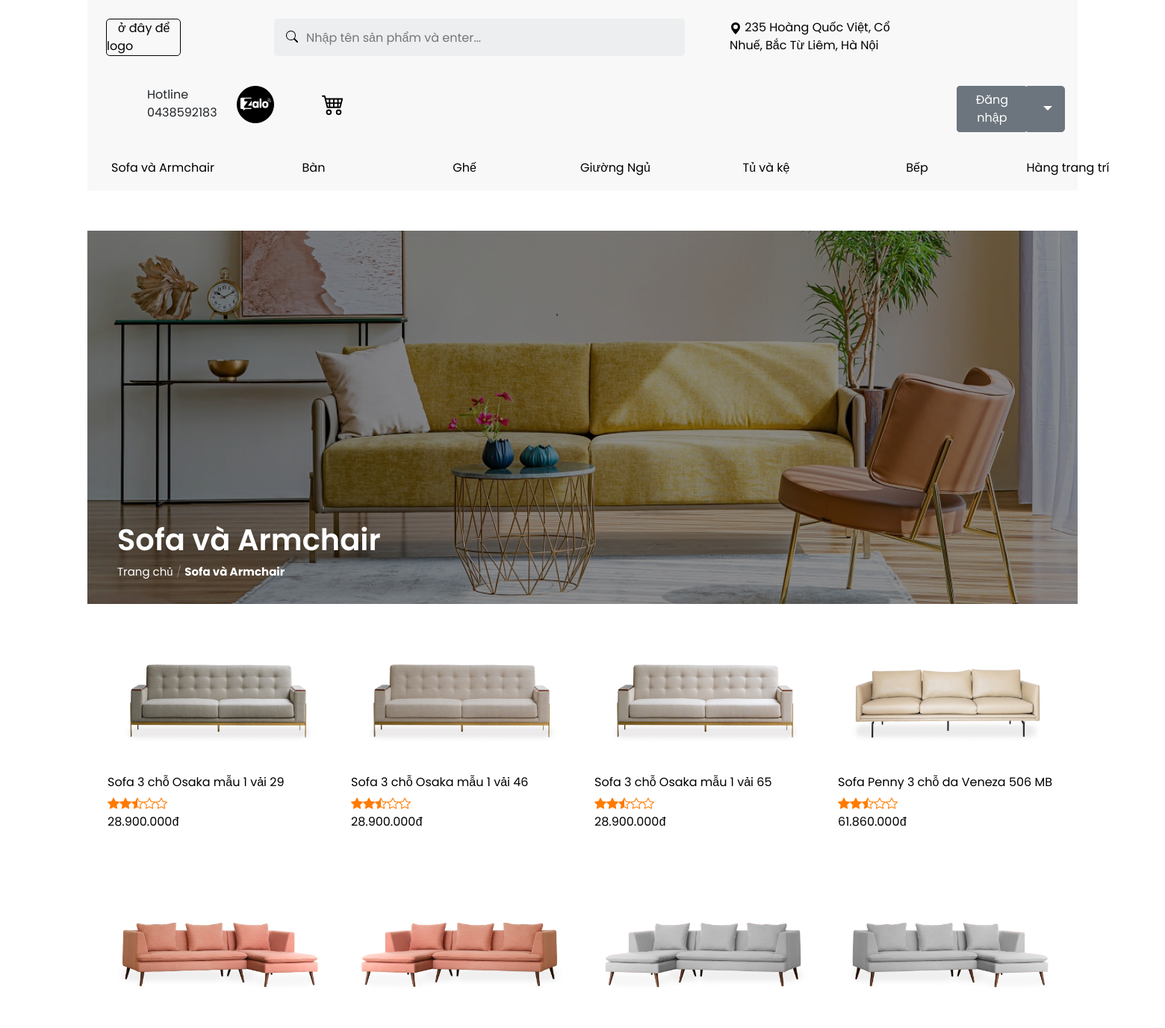
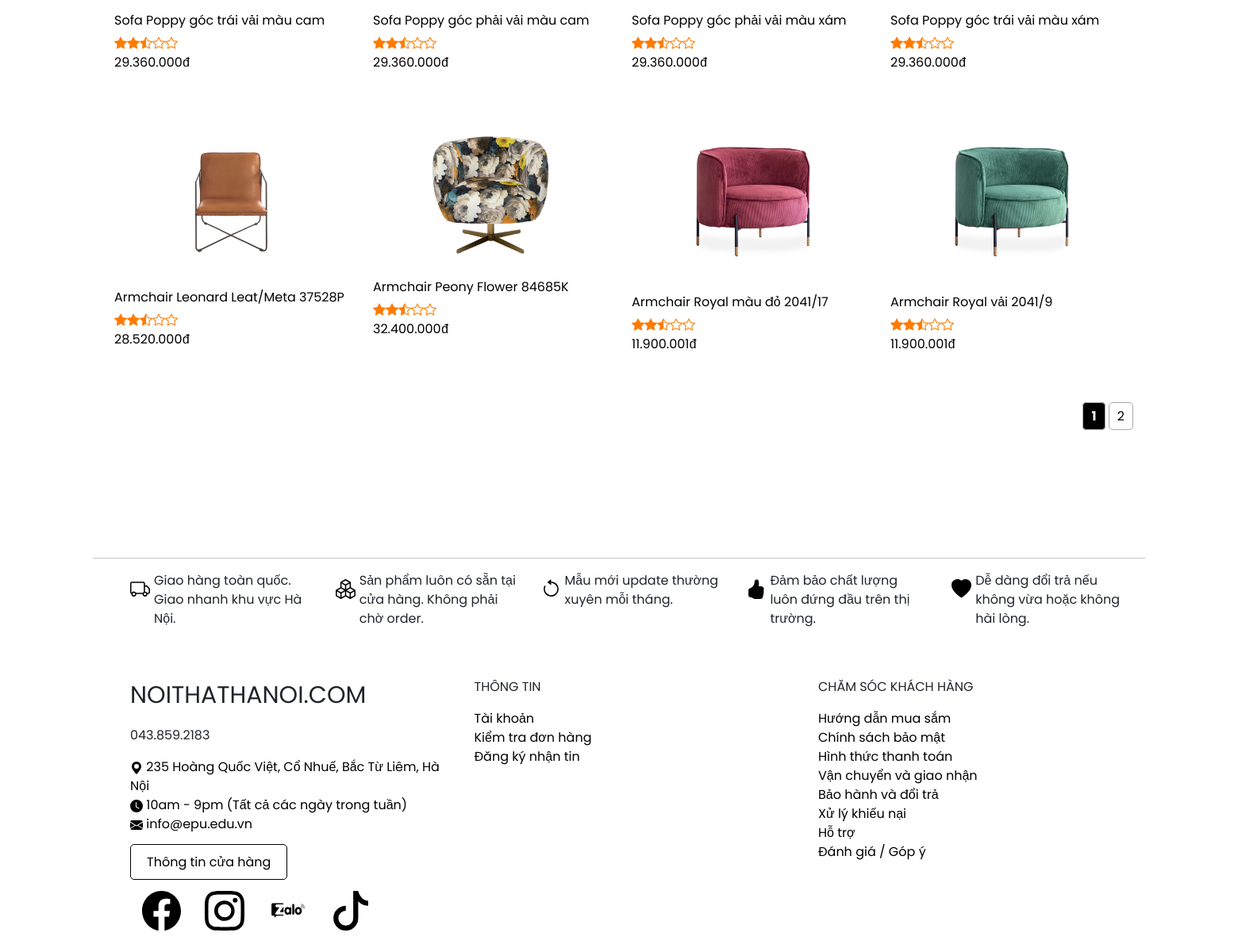
/index.php?quanly=SofaArmchair&id=1&per_page=12&page=1, run on the app's committed database (2 pictures, top to bottom).
### tables this page shows
CREATE TABLE `tb_loai` (
  `id` int(11) NOT NULL,
  `tenloai` varchar(255) NOT NULL,
  `quanlyloai` varchar(255) NOT NULL,
  `background_loai` char(150) NOT NULL
);

CREATE TABLE `tb_sanpham` (
  `id` int(11) NOT NULL,
  `tensp` varchar(255) NOT NULL,
  `img` char(150) NOT NULL,
  `kichthuoc` varchar(255) NOT NULL,
  `gia` int(20) NOT NULL,
  `chatlieu` varchar(255) NOT NULL,
  `soluongton` int(20) NOT NULL,
  `ma_loai` int(20) NOT NULL,
  `ma_item` int(20) NOT NULL
);

### tmp/main-sp.php (called while the page is built, shortened)
<?php
    include './admincp/config/connect_db.php';
    include './pages/main/thuong-hieu.php';
    $so_sp = !empty($_GET['per_page']) ? $_GET['per_page'] : 12;
    $trang_ht = !empty($_GET['page']) ? $_GET['page'] : 1;
    $offset = ($trang_ht - 1) * $so_sp;
    if ($tam=='SofaArmchair') {
        $data = 'SofaArmchair';
        $query = "SELECT * FROM `tb_sanpham` WHERE `ma_loai`=1 ORDER BY `id` ASC LIMIT ".$so_sp." OFFSET ".$offset;
        $mysql = mysqli_query($conn, $query);
        $querys = "SELECT * FROM `tb_sanpham` WHERE `ma_loai`=1";
        $tong = mysqli_query($conn, $querys);
        $tong = $tong->num_rows;
        $so_trang = ceil($tong / $so_sp);
    }elseif ($tam=='Sofa') {
        $data = 'SofaArmchair';
        $query = "SELECT * FROM `tb_sanpham` WHERE `ma_item`=1 ORDER BY `id` ASC";
        $mysql = mysqli_query($conn, $query);
    }elseif ($tam=='SofaGoc') {
        $data = 'SofaArmchair';
        $query = "SELECT * FROM `tb_sanpham` WHERE `ma_item`=2 ORDER BY `id` ASC";
        $mysql = mysqli_query($conn, $query);
    }elseif ($tam=='Armchair') {
        $data = 'SofaArmchair';
        $query = "SELECT * FROM `tb_sanpham` WHERE `ma_item`=3 ORDER BY `id` ASC";
        $mysql = mysqli_query($conn, $query);
    }elseif ($tam=='GheDaiDon') {
        $data = 'SofaArmchair';
        $query = "SELECT * FROM `tb_sanpham` WHERE `ma_item`=4 ORDER BY `id` ASC";
        $mysql = mysqli_query($conn, $query);
    }elseif ($tam=='GheThuGian') {
        $data = 'SofaArmchair';
        $query = "SELECT * FROM `tb_sanpham` WHERE `ma_item`=5 ORDER BY `id` ASC";
        $mysql = mysqli_query($conn, $query);
    }elseif ($tam=='BanNuoc') {
        $data = 'Ban';
        $query = "SELECT * FROM `tb_sanpham` WHERE `ma_item`=6 ORDER BY `id` ASC";
        $mysql = mysqli_query($conn, $query);
    }elseif ($tam=='BanAn') {
        $data = 'Ban';
        $query = "SELECT * FROM `tb_sanpham` WHERE `ma_item`=7 ORDER BY `id` ASC";
        $mysql = mysqli_query($conn, $query);
    }elseif ($tam=='BanBen') {
        $data = 'Ban';
        $query = "SELECT * FROM tb_sanpham WHERE `ma_item`=8 ORDER BY `id` ASC";
        $mysql = mysqli_query($conn, $query);
    }elseif ($tam=='BanLamViec') {
        $data = 'Ban';
        $query = "SELECT * FROM `tb_sanpham` WHERE `ma_item`=9 ORDER BY `id` ASC";
        $mysql = mysqli_query($conn, $query);
    }elseif ($tam=='BanTrangDiem') {
        $data = 'Ban';
        $query = "SELECT * FROM `tb_sanpham` WHERE `ma_item`=10 ORDER BY `id` ASC";
        $mysql = mysqli_query($conn, $query);
    }elseif ($tam=='GheAn') {
        $data = 'Ghe';
        $query = "SELECT * FROM `tb_sanpham` WHERE `ma_item`=11 ORDER BY `id` ASC";
        $mysql = mysqli_query($conn, $query);
    }elseif ($tam=='GheBar') {
        $data = 'Ghe';
        $query = "SELECT * FROM `tb_sanpham` WHERE `ma_item`=12 ORDER BY `id` ASC";
        $mysql = mysqli_query($conn, $query);
    }elseif ($tam=='XeDay') {
        $data = 'Ghe';
        $query = "SELECT * FROM `tb_sanpham` WHERE `ma_item`=13 ORDER BY `id` ASC";
        $mysql = mysqli_query($conn, $query);
    }elseif ($tam=='Giuong') {
        $data = 'GiuongNgu';
        $query = "SELECT * FROM `tb_sanpham` WHERE `ma_item`=14 ORDER BY `id` ASC";
        $mysql = mysqli_query($conn, $query);
    }if ($tam=='BanDauGiuong') {
        $data = 'GiuongNgu';
        $query = "SELECT * FROM `tb_sanpham` WHERE `ma_item`=15 ORDER BY `id` ASC";
        $mysql = mysqli_query($conn, $query);
    }elseif ($tam=='NemGiuong') {
        $data = 'GiuongNgu';
        $query = "SELECT * FROM `tb_sanpham` WHERE `ma_item`=16 ORDER BY `id` ASC";
        $mysql = mysqli_query($conn, $query);
    }elseif ($tam=='TuTivi') {
        $data = 'TuKe';
        $query = "SELECT * FROM `tb_sanpham` WHERE `ma_item`=17 ORDER BY `id` ASC";
        $mysql = mysqli_query($conn, $query);
    }elseif ($tam=='TuLy') {
        $data = 'TuKe';
        $query = "SELECT * FROM `tb_sanpham` WHERE `ma_item`=18 ORDER BY `id` ASC";
        $mysql = mysqli_query($conn, $query);
    }elseif ($tam=='TuRuou') {
        $data = 'TuKe';
        $query = "SELECT * FROM `tb_sanpham` WHERE `ma_item`=19 ORDER BY `id` ASC";
        $mysql = mysqli_query($conn, $query);
    }elseif ($tam=='TuAo') {
        $data = 'TuKe';
        $query = "SELECT * FROM `tb_sanpham` WHERE `ma_item`=20 ORDER BY `id` ASC";
        $mysql = mysqli_query($conn, $query);
    }elseif ($tam=='TuAmTuong') {
        $data = 'TuKe';
        $query = "SELECT * FROM `tb_sanpham` WHERE `ma_item`=21 ORDER BY `id` ASC";
        $mysql = mysqli_query($conn, $query);
    }elseif ($tam=='TuGiay') {
        $data = 'TuKe';
        $query = "SELECT * FROM `tb_sanpham` WHERE `ma_item`=22 ORDER BY `id` ASC";
        $mysql = mysqli_query($conn, $query);
    }elseif ($tam=='KePhongKhach') {
        $data = 'TuKe';
        $query = "SELECT * FROM tb_sanpham WHERE `ma_item`=23 ORDER BY `id` ASC";
        $mysql = mysqli_query($conn, $query);
    }elseif ($tam=='TuBep') {
        $data = 'TuBep';
        $query = "SELECT * FROM `tb_sanpham` WHERE `ma_item`=24 ORDER BY `id` ASC";
        $mysql = mysqli_query($conn, $query);
    }elseif ($tam=='PhuKienBep') {
        $data = 'TuBep';
        $query = "SELECT * FROM `tb_sanpham` WHERE `ma_item`=25 ORDER BY `id` ASC";
        $mysql = mysqli_query($conn, $query);
    }elseif ($tam=='DaoBep') {
        $data = 'TuBep';
        $query = "SELECT * FROM `tb_sanpham` WHERE `ma_item`=26 ORDER BY `id` ASC";
        $mysql = mysqli_query($conn, $query);
    }elseif ($tam=='QuayBar') {
        $data = 'TuBep';
        $query = "SELECT * FROM `tb_sanpham` WHERE `ma_item`=27 ORDER BY `id` ASC";
        $mysql = mysqli_query($conn, $query);
    }elseif ($tam=='DenTrangTri') {
        $data = 'HangTrangTri';
        $query = "SELECT * FROM `tb_sanpham` WHERE `ma_item`=28 ORDER BY `id` ASC";
        $mysql = mysqli_query($conn, $query);
    }elseif ($tam=='DongHo') {
        $data = 'HangTrangTri';
        $query = "SELECT * FROM `tb_sanpham` WHERE `ma_item`=29 ORDER BY `id` ASC";
        $mysql = mysqli_query($conn, $query);
    }elseif ($tam=='DungCuBep') {
        $data = 'HangTrangTri';
        $query = "SELECT * FROM `tb_sanpham` WHERE `ma_item`=30 ORDER BY `id` ASC";
        $mysql = mysqli_query($conn, $query);
    }elseif ($tam=='GoiThuBong') {
        $data = 'HangTrangTri';
        $query = "SELECT * FROM `tb_sanpham` WHERE `ma_item`=31 ORDER BY `id` ASC";
        $mysql = mysqli_query($conn, $query);
    }elseif ($tam=='KhungGuong') {
        $data = 'HangTrangTri';
        $query = "SELECT * FROM `tb_sanpham` WHERE `ma_item`=32 ORDER BY `id` ASC";
        $mysql = mysqli_query($conn, $query);
    }elseif ($tam=='NemHangTrangTri') {
        $data = 'HangTrangTri';
        $query = "SELECT * FROM `tb_sanpham` WHERE `ma_item`=33 ORDER BY `id` ASC";
        $mysql = mysqli_query($conn, $query);
    }elseif ($tam=='Tham') {
        $data = 'HangTrangTri';
        $query = "SELECT * FROM `tb_sanpham` WHERE `ma_item`=34 ORDER BY `id` ASC";
        $mysql = mysqli_query($conn, $query);
    }elseif ($tam=='Tranh') {
        $data = 'HangTrangTri';
        $query = "SELECT * FROM `tb_sanpham` WHERE `ma_item`=35 ORDER BY `id` ASC";
        $mysql = mysqli_query($conn, $query);
    }elseif ($tam=='BanNgoaiTroi') {
        $data = 'NgoaiThat';
        $query = "SELECT * FROM `tb_sanpham` WHERE `ma_item`=36 ORDER BY `id` ASC";
        $mysql = mysqli_query($conn, $query);
    }elseif ($tam=='GheNgoaiTroi') {
        $data = 'NgoaiThat';
        $query = "SELECT * FROM `tb_sanpham` WHERE `ma_item`=37 ORDER BY id ASC";
        $mysql = mysqli_query($conn, $query);
    }else {
    }
?>

### tmp/index-sp.php (the view)
<div class="cach"></div>
<?php include 'main-sp.php';?>
<div class="main-adidas">
    <ul class="product">
        <?php while ($row = mysqli_fetch_array($mysql)) { ?>
        <li>
            <div class="product-item">
                <div class="product-top">
                    <a href="../index.php?quanly=chitiet-sp&id=<?=$row['id']?>&thuonghieu=<?=$data?>">
                        <img src="<?=$row['img']?>" alt="<?=$row['tensp']?>">
                    </a>
                </div>
                <div class="product-info">
                    <a href="../index.php?quanly=chitiet-sp&id=<?=$row['id']?>&thuonghieu=<?=$data?>" class="product-name"><?= $row['tensp'] ?></a>
                    <div class="star">
                        <span class="star-item"><i class="bi bi-star-fill"></i></span>
                        <span class="star-item"><i class="bi bi-star-fill"></i></span>
                        <span class="star-item"><i class="bi bi-star-half"></i></span>
                        <span class="star-item"><i class="bi bi-star"></i></span>
                        <span class="star-item"><i class="bi bi-star"></i></span>
                    </div>
                    <?php if($row['gia'] > 0) {?>
                        <a href="../index.php?quanly=chitiet-sp&id=<?=$row['id']?>&thuonghieu=<?=$data?>" class="product-price"><?= number_format($row['gia'], 0, ",", ".") ?><samp>đ</samp></a>
                    <?php } else {?>
                    <?php }?>
                </div>
            </div>
        </li>
        <?php } ?>
    </ul>
    <div class="number_page">
        <?php if ($trang_ht > 1) {
            $prev_page = $trang_ht - 1;
        ?>
        <a href="../../index.php?quanly=<?=$data?>&id=1&per_page=<?=$so_sp?>&page=<?=$prev_page?>" class="page-item"> <- </a>
        <?php } if ($tam=='SofaArmchair' || $tam=='Ban' || $tam=='Ghe' || $tam=='GiuongNgu' || $tam=='TuKe' || $tam=='Bep' || $tam=='HangTrangTri' || $tam=='NgoaiThat') {
            for ($num = 1; $num <= $so_trang; $num++) { ?>
        <?php if ($num != $trang_ht) { ?>
            <?php if ($num > $trang_ht - 1 && $num < $trang_ht + 2) { ?>
                <a class="page-item" href="../../index.php?quanly=<?=$data?>&id=1&per_page=<?=$so_sp?>&page=<?=$num?>"><?=$num?></a>
            <?php } ?>
        <?php } else { ?>
            <strong class="dam page-item"><?= $num ?></strong>
        <?php } ?>
        <?php } } if ($tam=='SofaArmchair' || $tam=='Ban' || $tam=='Ghe' || $tam=='GiuongNgu' || $tam=='TuKe' || $tam=='Bep' || $tam=='HangTrangTri' || $tam=='NgoaiThat') {
            if ($trang_ht < $so_trang - 1) {
                $next_page = $trang_ht + 1; ?>
                    <a href="../../index.php?quanly=<?= $data ?>&id=1&per_page=<?= $so_sp ?>&page=<?= $next_page ?>" class="page-item">-></a>
            <?php }
        } ?>
    </div>
</div>
<?php include 'gioithieu.php'; ?>

### pages/main/thuong-hieu.php
<?php include './admincp/config/connect_db.php';?>
<?php
$loai = mysqli_query($conn, "SELECT * FROM `tb_loai` ORDER BY `id` ASC");
$item = mysqli_query($conn, "SELECT * FROM `tb_item` ORDER BY `id` ASC");
while($loai_row = mysqli_fetch_array($loai)){
    if ($tam == $loai_row['quanlyloai']){ ?>
        <div style="width: 100%;height: 500px;background: url(<?=$loai_row['background_loai']?>);background-position: 47% 92%;background-size: 100%;">
            <div style="width: 100%;height: 100%; background: rgba(0,0,0,0.45);padding: 40px;">
                <h1 class="thuong_hieu"><?=$thuong_hieu=$loai_row['tenloai']?></h1>
                <div class="is-small"><nav><a href="../../index.php">Trang chủ</a><span>/</span><b><?=$loai_row['tenloai']?></b></nav></div>
            </div>
        </div>
<?php } while ($item_row = mysqli_fetch_array($item)){
        if ($tam == $item_row['quanlyitem']) { ?>
            <div style="width: 100%;height: 500px;background: url(<?=$item_row['background_item']?>);background-position: 0 46%;background-size: 100%;">
                <div style="width: 100%;height: 100%; background: rgba(0,0,0,0.45);padding: 40px;">
                    <h1 class="thuong_hieu"><?=$thuong_hieu=$item_row['tenitem']?></h1>
                    <div class="is-small"><nav><a href="../../index.php">Trang chủ</a><span>/</span><a href="../../index.php?quanly=<?=$loai_row['quanlyloai']?>&id=1&per_page=12&page=1"><?=$loai_row['tenloai']?></a><span>/</span><b><?=$item_row['tenitem']?></b></nav></div>
                </div>
            </div>
<?php } } } ?>

### data on the page
tb_loai: background_loai (picture), tenloai "Sofa và Armchair"
tb_sanpham: img (picture), tensp "Sofa 3 chỗ Osaka mẫu 1 vải 29", gia "28.900.000"
tb_sanpham: img (picture), tensp "Sofa 3 chỗ Osaka mẫu 1 vải 46", gia "28.900.000"
tb_sanpham: img (picture), tensp "Sofa 3 chỗ Osaka mẫu 1 vải 65", gia "28.900.000"
tb_sanpham: img (picture), tensp "Sofa Penny 3 chỗ da Veneza 506 MB", gia "61.860.000"
tb_sanpham: img (picture), tensp "Sofa Poppy góc trái vải màu cam", gia "29.360.000"
tb_sanpham: img (picture), tensp "Sofa Poppy góc phải vải màu cam", gia "29.360.000"
tb_sanpham: img (picture), tensp "Sofa Poppy góc phải vải màu xám", gia "29.360.000"
tb_sanpham: img (picture), tensp "Sofa Poppy góc trái vải màu xám", gia "29.360.000"
tb_sanpham: img (picture), tensp "Armchair Leonard Leat/Meta 37528P", gia "28.520.000"
tb_sanpham: img (picture), tensp "Armchair Peony Flower 84685K", gia "32.400.000"
tb_sanpham: img (picture), tensp "Armchair Royal màu đỏ 2041/17", gia "11.900.001"
tb_sanpham: img (picture), tensp "Armchair Royal vải 2041/9", gia "11.900.001"
